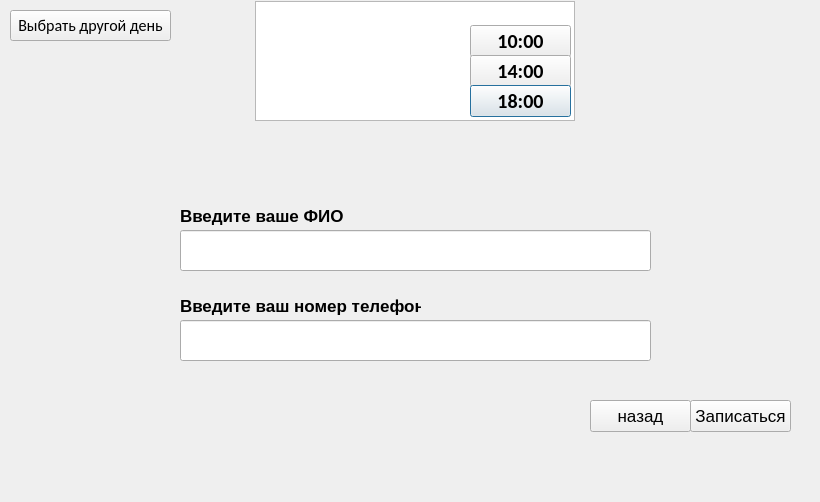
<?xml version="1.0" encoding="UTF-8"?>
<ui version="4.0">
 <class>shedule</class>
 <widget class="QDialog" name="shedule">
  <property name="geometry">
   <rect>
    <x>0</x>
    <y>0</y>
    <width>820</width>
    <height>502</height>
   </rect>
  </property>
  <property name="windowTitle">
   <string>Dialog</string>
  </property>
  <widget class="QTableWidget" name="tableWidget">
   <property name="geometry">
    <rect>
     <x>255</x>
     <y>1</y>
     <width>320</width>
     <height>120</height>
    </rect>
   </property>
  </widget>
  <widget class="QPushButton" name="choose18">
   <property name="geometry">
    <rect>
     <x>470</x>
     <y>85</y>
     <width>101</width>
     <height>32</height>
    </rect>
   </property>
   <property name="baseSize">
    <size>
     <width>10</width>
     <height>10</height>
    </size>
   </property>
   <property name="font">
    <font>
     <family>Calibri</family>
     <pointsize>15</pointsize>
     <weight>75</weight>
     <bold>true</bold>
    </font>
   </property>
   <property name="text">
    <string>18:00</string>
   </property>
   <property name="iconSize">
    <size>
     <width>16</width>
     <height>16</height>
    </size>
   </property>
  </widget>
  <widget class="QLabel" name="label_pic">
   <property name="geometry">
    <rect>
     <x>0</x>
     <y>0</y>
     <width>801</width>
     <height>461</height>
    </rect>
   </property>
   <property name="text">
    <string/>
   </property>
  </widget>
  <widget class="QPushButton" name="exit">
   <property name="geometry">
    <rect>
     <x>10</x>
     <y>10</y>
     <width>161</width>
     <height>31</height>
    </rect>
   </property>
   <property name="baseSize">
    <size>
     <width>10</width>
     <height>10</height>
    </size>
   </property>
   <property name="font">
    <font>
     <family>Calibri</family>
     <pointsize>12</pointsize>
     <weight>50</weight>
     <bold>false</bold>
    </font>
   </property>
   <property name="text">
    <string>Выбрать другой день</string>
   </property>
   <property name="iconSize">
    <size>
     <width>16</width>
     <height>16</height>
    </size>
   </property>
  </widget>
  <widget class="QPushButton" name="choose10">
   <property name="geometry">
    <rect>
     <x>470</x>
     <y>25</y>
     <width>101</width>
     <height>32</height>
    </rect>
   </property>
   <property name="baseSize">
    <size>
     <width>10</width>
     <height>10</height>
    </size>
   </property>
   <property name="font">
    <font>
     <family>Calibri</family>
     <pointsize>15</pointsize>
     <weight>75</weight>
     <bold>true</bold>
    </font>
   </property>
   <property name="text">
    <string>10:00</string>
   </property>
   <property name="iconSize">
    <size>
     <width>16</width>
     <height>16</height>
    </size>
   </property>
  </widget>
  <widget class="QStackedWidget" name="stackedWidget">
   <property name="geometry">
    <rect>
     <x>0</x>
     <y>140</y>
     <width>800</width>
     <height>430</height>
    </rect>
   </property>
   <property name="minimumSize">
    <size>
     <width>800</width>
     <height>400</height>
    </size>
   </property>
   <property name="maximumSize">
    <size>
     <width>800</width>
     <height>450</height>
    </size>
   </property>
   <property name="currentIndex">
    <number>3</number>
   </property>
   <widget class="QWidget" name="page_5"/>
   <widget class="QWidget" name="page_6">
    <widget class="QPushButton" name="back_5">
     <property name="geometry">
      <rect>
       <x>590</x>
       <y>260</y>
       <width>101</width>
       <height>32</height>
      </rect>
     </property>
     <property name="baseSize">
      <size>
       <width>10</width>
       <height>10</height>
      </size>
     </property>
     <property name="font">
      <font>
       <pointsize>13</pointsize>
      </font>
     </property>
     <property name="text">
      <string>назад</string>
     </property>
     <property name="iconSize">
      <size>
       <width>16</width>
       <height>16</height>
      </size>
     </property>
    </widget>
    <widget class="QLineEdit" name="lineEdit10_3">
     <property name="geometry">
      <rect>
       <x>180</x>
       <y>90</y>
       <width>471</width>
       <height>41</height>
      </rect>
     </property>
     <property name="inputMask">
      <string/>
     </property>
     <property name="text">
      <string/>
     </property>
    </widget>
    <widget class="QLineEdit" name="lineEdit10_4">
     <property name="geometry">
      <rect>
       <x>180</x>
       <y>180</y>
       <width>471</width>
       <height>41</height>
      </rect>
     </property>
    </widget>
    <widget class="QPushButton" name="signup10am">
     <property name="geometry">
      <rect>
       <x>690</x>
       <y>260</y>
       <width>101</width>
       <height>32</height>
      </rect>
     </property>
     <property name="font">
      <font>
       <pointsize>13</pointsize>
      </font>
     </property>
     <property name="text">
      <string>Записаться</string>
     </property>
    </widget>
    <widget class="QLabel" name="label_9">
     <property name="geometry">
      <rect>
       <x>180</x>
       <y>150</y>
       <width>241</width>
       <height>31</height>
      </rect>
     </property>
     <property name="font">
      <font>
       <family>Arial</family>
       <pointsize>13</pointsize>
       <weight>75</weight>
       <bold>true</bold>
       <underline>false</underline>
       <strikeout>false</strikeout>
      </font>
     </property>
     <property name="text">
      <string>Введите ваш номер телефона</string>
     </property>
    </widget>
    <widget class="QLabel" name="label_10">
     <property name="geometry">
      <rect>
       <x>180</x>
       <y>60</y>
       <width>241</width>
       <height>31</height>
      </rect>
     </property>
     <property name="font">
      <font>
       <family>Arial</family>
       <pointsize>13</pointsize>
       <weight>75</weight>
       <bold>true</bold>
       <underline>false</underline>
       <strikeout>false</strikeout>
      </font>
     </property>
     <property name="text">
      <string>Введите ваше ФИО</string>
     </property>
    </widget>
   </widget>
   <widget class="QWidget" name="page_7">
    <widget class="QLabel" name="label_11">
     <property name="geometry">
      <rect>
       <x>180</x>
       <y>150</y>
       <width>241</width>
       <height>31</height>
      </rect>
     </property>
     <property name="font">
      <font>
       <family>Arial</family>
       <pointsize>13</pointsize>
       <weight>75</weight>
       <bold>true</bold>
       <underline>false</underline>
       <strikeout>false</strikeout>
      </font>
     </property>
     <property name="text">
      <string>Введите ваш номер телефона</string>
     </property>
    </widget>
    <widget class="QPushButton" name="signup14pm">
     <property name="geometry">
      <rect>
       <x>690</x>
       <y>260</y>
       <width>101</width>
       <height>32</height>
      </rect>
     </property>
     <property name="font">
      <font>
       <pointsize>13</pointsize>
       <weight>50</weight>
       <bold>false</bold>
      </font>
     </property>
     <property name="text">
      <string>Записаться</string>
     </property>
    </widget>
    <widget class="QLabel" name="label_12">
     <property name="geometry">
      <rect>
       <x>180</x>
       <y>60</y>
       <width>241</width>
       <height>31</height>
      </rect>
     </property>
     <property name="font">
      <font>
       <family>Arial</family>
       <pointsize>13</pointsize>
       <weight>75</weight>
       <bold>true</bold>
       <underline>false</underline>
       <strikeout>false</strikeout>
      </font>
     </property>
     <property name="text">
      <string>Введите ваше ФИО</string>
     </property>
    </widget>
    <widget class="QLineEdit" name="lineEdit14_3">
     <property name="geometry">
      <rect>
       <x>180</x>
       <y>90</y>
       <width>471</width>
       <height>41</height>
      </rect>
     </property>
     <property name="inputMask">
      <string/>
     </property>
     <property name="text">
      <string/>
     </property>
    </widget>
    <widget class="QPushButton" name="back_6">
     <property name="geometry">
      <rect>
       <x>590</x>
       <y>260</y>
       <width>101</width>
       <height>32</height>
      </rect>
     </property>
     <property name="baseSize">
      <size>
       <width>10</width>
       <height>10</height>
      </size>
     </property>
     <property name="font">
      <font>
       <pointsize>13</pointsize>
      </font>
     </property>
     <property name="text">
      <string>назад</string>
     </property>
     <property name="iconSize">
      <size>
       <width>16</width>
       <height>16</height>
      </size>
     </property>
    </widget>
    <widget class="QLineEdit" name="lineEdit14_4">
     <property name="geometry">
      <rect>
       <x>180</x>
       <y>180</y>
       <width>471</width>
       <height>41</height>
      </rect>
     </property>
    </widget>
   </widget>
   <widget class="QWidget" name="page_8">
    <widget class="QLabel" name="label_13">
     <property name="geometry">
      <rect>
       <x>180</x>
       <y>150</y>
       <width>241</width>
       <height>31</height>
      </rect>
     </property>
     <property name="font">
      <font>
       <family>Arial</family>
       <pointsize>13</pointsize>
       <weight>75</weight>
       <bold>true</bold>
       <underline>false</underline>
       <strikeout>false</strikeout>
      </font>
     </property>
     <property name="text">
      <string>Введите ваш номер телефона</string>
     </property>
    </widget>
    <widget class="QPushButton" name="signup18pm">
     <property name="geometry">
      <rect>
       <x>690</x>
       <y>260</y>
       <width>101</width>
       <height>32</height>
      </rect>
     </property>
     <property name="font">
      <font>
       <pointsize>13</pointsize>
      </font>
     </property>
     <property name="text">
      <string>Записаться</string>
     </property>
    </widget>
    <widget class="QLabel" name="label_14">
     <property name="geometry">
      <rect>
       <x>180</x>
       <y>60</y>
       <width>241</width>
       <height>31</height>
      </rect>
     </property>
     <property name="font">
      <font>
       <family>Arial</family>
       <pointsize>13</pointsize>
       <weight>75</weight>
       <bold>true</bold>
       <underline>false</underline>
       <strikeout>false</strikeout>
      </font>
     </property>
     <property name="text">
      <string>Введите ваше ФИО</string>
     </property>
    </widget>
    <widget class="QLineEdit" name="lineEdit18_3">
     <property name="geometry">
      <rect>
       <x>180</x>
       <y>90</y>
       <width>471</width>
       <height>41</height>
      </rect>
     </property>
     <property name="inputMask">
      <string/>
     </property>
     <property name="text">
      <string/>
     </property>
    </widget>
    <widget class="QPushButton" name="back_2">
     <property name="geometry">
      <rect>
       <x>590</x>
       <y>260</y>
       <width>101</width>
       <height>32</height>
      </rect>
     </property>
     <property name="baseSize">
      <size>
       <width>10</width>
       <height>10</height>
      </size>
     </property>
     <property name="font">
      <font>
       <pointsize>13</pointsize>
      </font>
     </property>
     <property name="text">
      <string>назад</string>
     </property>
     <property name="iconSize">
      <size>
       <width>16</width>
       <height>16</height>
      </size>
     </property>
    </widget>
    <widget class="QLineEdit" name="lineEdit18_4">
     <property name="geometry">
      <rect>
       <x>180</x>
       <y>180</y>
       <width>471</width>
       <height>41</height>
      </rect>
     </property>
    </widget>
    <zorder>label_13</zorder>
    <zorder>label_14</zorder>
    <zorder>lineEdit18_3</zorder>
    <zorder>back_2</zorder>
    <zorder>lineEdit18_4</zorder>
    <zorder>signup18pm</zorder>
   </widget>
  </widget>
  <widget class="QLabel" name="label">
   <property name="geometry">
    <rect>
     <x>250</x>
     <y>0</y>
     <width>221</width>
     <height>121</height>
    </rect>
   </property>
   <property name="text">
    <string/>
   </property>
  </widget>
  <widget class="QPushButton" name="choose14">
   <property name="geometry">
    <rect>
     <x>470</x>
     <y>55</y>
     <width>101</width>
     <height>32</height>
    </rect>
   </property>
   <property name="baseSize">
    <size>
     <width>10</width>
     <height>10</height>
    </size>
   </property>
   <property name="font">
    <font>
     <family>Calibri</family>
     <pointsize>15</pointsize>
     <weight>75</weight>
     <bold>true</bold>
    </font>
   </property>
   <property name="text">
    <string>14:00</string>
   </property>
   <property name="iconSize">
    <size>
     <width>16</width>
     <height>16</height>
    </size>
   </property>
  </widget>
  <widget class="QLabel" name="label_2">
   <property name="geometry">
    <rect>
     <x>450</x>
     <y>0</y>
     <width>131</width>
     <height>25</height>
    </rect>
   </property>
   <property name="text">
    <string/>
   </property>
  </widget>
  <zorder>label_pic</zorder>
  <zorder>exit</zorder>
  <zorder>stackedWidget</zorder>
  <zorder>label</zorder>
  <zorder>label_2</zorder>
  <zorder>tableWidget</zorder>
  <zorder>choose10</zorder>
  <zorder>choose14</zorder>
  <zorder>choose18</zorder>
 </widget>
 <resources/>
 <connections/>
</ui>
